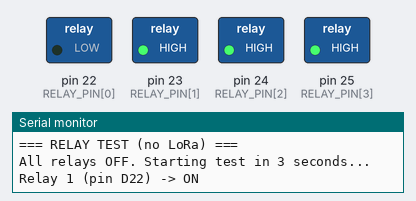
Bench run of a sketch on a simulated Arduino Mega 2560, built with avr-gcc and run on an emulated ATmega2560. Shown: switched loads named in the sketch (green lamp = pin HIGH), the last lines printed to the serial monitor.

Above: at 4.5 s.
At 7.5 s:
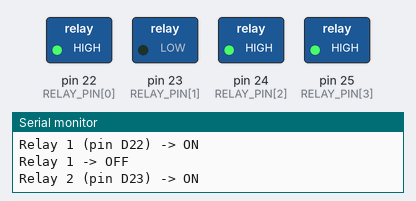
At 10.5 s:
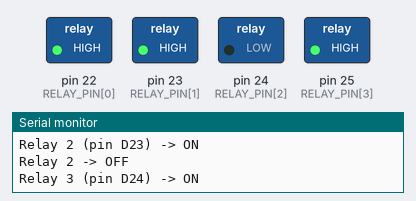
At 13.5 s:
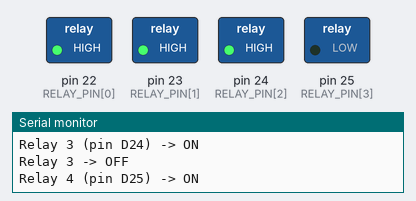
At 16.5 s:
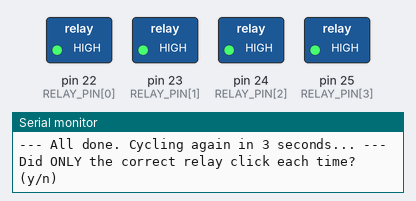
Timing chart, 0 to 23.0 s (numbered marks = the images above):
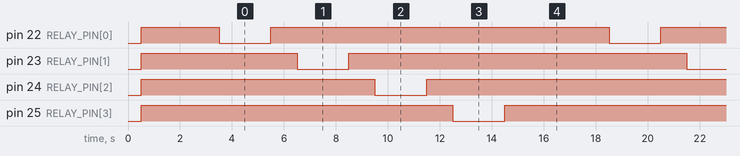

Measured:
- by itself, pin 22 (RELAY_PIN[0]), pin 23 (RELAY_PIN[1]), pin 24 (RELAY_PIN[2]), pin 25 (RELAY_PIN[3]): alternates HIGH for 13.0 s and LOW for 2.0 s
- by itself, everything shown: repeats every 15.0 s, in 8 steps

The sketch:

relay-test-mega.ino
```cpp
// =====================================================================
//  RELAY TEST - no LoRa, just relays one at a time
//
//  This sketch turns each relay ON for 2 seconds, then OFF, one by one.
//  Watch which ones click and whether ONLY the right one clicks.
//
//  Open Serial Monitor at 115200 and follow along.
// =====================================================================

const uint8_t RELAY_PIN[] = { 22, 23, 24, 25 };
const uint8_t COUNT = 4;
const bool ACTIVE_LOW = true;    // most modules: LOW = relay ON

void relayOn(uint8_t pin)  { digitalWrite(pin, ACTIVE_LOW ? LOW : HIGH); }
void relayOff(uint8_t pin) { digitalWrite(pin, ACTIVE_LOW ? HIGH : LOW); }

void setup() {
  Serial.begin(115200);
  delay(500);
  Serial.println();
  Serial.println("=== RELAY TEST (no LoRa) ===");

  // All OFF first
  for (uint8_t i = 0; i < COUNT; i++) {
    digitalWrite(RELAY_PIN[i], ACTIVE_LOW ? HIGH : LOW);
    pinMode(RELAY_PIN[i], OUTPUT);
  }
  Serial.println("All relays OFF. Starting test in 3 seconds...");
  delay(3000);
}

void loop() {
  for (uint8_t i = 0; i < COUNT; i++) {
    Serial.print("Relay "); Serial.print(i + 1);
    Serial.print(" (pin D"); Serial.print(RELAY_PIN[i]);
    Serial.println(") -> ON");
    relayOn(RELAY_PIN[i]);
    delay(2000);

    Serial.print("Relay "); Serial.print(i + 1);
    Serial.println(" -> OFF");
    relayOff(RELAY_PIN[i]);
    delay(1000);
  }

  Serial.println("--- All done. Cycling again in 3 seconds... ---");
  Serial.println("Did ONLY the correct relay click each time? (y/n)");
  delay(3000);
}
```
